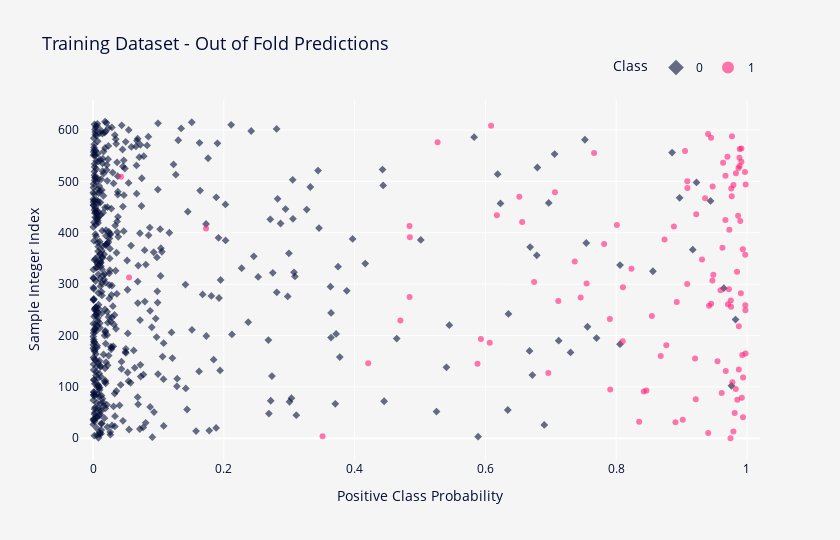

The code cell stored with this chart in its notebook:
### Code cell
y_proba_frame = pd.DataFrame(
    {
        "Sample Integer Index": np.arange(0, len(y)),
        "Positive Class Probability": y_proba_rescaled,
        "Class": y.values.astype(str),
    },
    index=y.index,
)

fig = px.scatter(
    y_proba_frame.reset_index(),
    x="Positive Class Probability",
    y="Sample Integer Index",
    symbol="Class",
    symbol_sequence=["diamond", "circle"],
    color="Class",
    color_discrete_sequence=["#010D36", "#FF2079"],
    category_orders={"Class": ("0", "1")},
    hover_data="Id",
    opacity=0.6,
    height=540,
    width=840,
    title="Training Dataset - Out of Fold Predictions",
)
fig.update_layout(
    font_color=FONT_COLOR,
    title_font_size=18,
    plot_bgcolor=BACKGROUND_COLOR,
    paper_bgcolor=BACKGROUND_COLOR,
    legend=dict(
        orientation="h",
        yanchor="bottom",
        xanchor="right",
        y=1.05,
        x=1,
        title="Class",
        itemsizing="constant",
    ),
    xaxis_range=[-0.02, 1.02],
)
fig.update_traces(marker_size=6)
fig.show()

### Figure 1 — Plotly figure (JSON) as saved in the notebook; plotly's stock layout.template omitted (floating-point values rounded to 4 significant figures; data arrays with more than 128 entries replaced by an {"elided": "..."} marker saying what was removed)
{"data": [{"customdata": {"elided": "509x1 str values"}, "hovertemplate": "Class=0<br>Positive Class Probability=%{x}<br>Sample Integer Index=%{y}<br>Id=%{customdata[0]}<extra></extra>", "legendgroup": "0", "marker": {"color": "#010D36", "opacity": 0.6, "size": 6, "symbol": "diamond"}, "mode": "markers", "name": "0", "orientation": "v", "showlegend": true, "type": "scatter", "x": {"elided": "509 float values"}, "xaxis": "x", "y": {"elided": "509 int values"}, "yaxis": "y"}, {"customdata": [["000ff2bfdfe9"], ["044fb8a146ec"], ["06055f3f6785"], ["06c0ddf265c5"], ["0e798fd4e6e7"], ["0f5fba133cb7"], ["103f611fdfc4"], ["1136a2966ed2"], ["1360fac6a227"], ["1bac22586f27"], ["1bcdc1af3458"], ["1ce075e25399"], ["228524bde6a3"], ["245a3f44cfc0"], ["24b40510d6a2"], ["2508534155a6"], ["26c79809c5ea"], ["2cddd2d70d72"], ["2f4e5de3de9c"], ["32c1d5bdae8d"], ["34a025893d36"], ["355bdddccdbd"], ["3924089e4396"], ["3a288ec2811f"], ["3bbe922b2cdb"], ["3e2d6dca77ec"], ["3f4bfe72745d"], ["401ca61716e4"], ["41216f6cee66"], ["463035913640"], ["46fe2d3b9e7b"], ["47e4c756d4a6"], ["49b8f248a42f"], ["582ef2696f72"], ["5c63c7b71282"], ["5d694ba9aa16"], ["5fe47095520d"], ["6468478fce4c"], ["667b389f278d"], ["67122d4bce03"], ["679465bb38ba"], ["67c8bfe99f1c"], ["67d932a88814"], ["68597a95792d"], ["68729b79859b"], ["687ebf4e5d7d"], ["6a2fa7569189"], ["6ab2d09883de"], ["6f5908450956"], ["72ee3bca17f6"], ["73483f848b67"], ["7445f4eac4de"], ["7830dec4b764"], ["785a0d3c4c41"], ["79b44ed25c29"], ["7af31043202c"], ["7cb9a95a62fc"], ["7f6d8841c044"], ["8065efe77fab"], ["81015c6c3404"], ["8803ec4462c1"], ["89a5ed9b71a8"], ["8ba157c016ba"], ["8ead0a51d11c"], ["8f5b7d4621da"], ["9230d1831db3"], ["96fbcce4f0c0"], ["98102929d244"], ["9ed6b861e9f7"], ["9ef1886b810c"], ["a082f422799b"], ["a20ba8577583"], ["a22a15853970"], ["a795db8ca395"], ["a7d4dd890a1b"], ["a92580fda1c3"], ["ac38de805eff"], ["acc1f36dca1c"], ["ad8e95777bf2"], ["b9856a5d8f13"], ["ba4443b0170c"], ["bbb1066a9afd"], ["c08f5a77f267"], ["c5c8ffd0c908"], ["c5cc9b3fa0b9"], ["c5f4dc4ae7fb"], ["c7f5064f4265"], ["c809ac237df8"], ["c9f71bcf8be0"], ["cf5439add02c"], ["cf84868cd1ce"], ["d0ecfae80796"], ["d1a9f56adc4a"], ["d3ce7974230c"], ["d482356ae08f"], ["d8dae19a0df0"], ["da1a5aec1818"], ["deaf77f02382"], ["dfa4ccdd5f4a"], ["e253dc2f97c0"], ["e52a2f7ad6a5"], ["e76aa8f0f2e7"], ["e7a607afea3d"], ["ed3486389307"], ["f16b095a433f"], ["f26ee0cee841"], ["f405c0b5836f"], ["fbb79ba9d642"]], "hovertemplate": "Class=1<br>Positive Class Probability=%{x}<br>Sample Integer Index=%{y}<br>Id=%{customdata[0]}<extra></extra>", "legendgroup": "1", "marker": {"color": "#FF2079", "opacity": 0.6, "size": 6, "symbol": "circle"}, "mode": "markers", "name": "1", "orientation": "v", "showlegend": true, "type": "scatter", "x": [0.9749, 0.351, 0.9408, 0.9793, 0.8908, 0.8352, 0.9019, 0.994, 0.9813, 0.9853, 0.9217, 0.9922, 0.9614, 0.8423, 0.8463, 0.7909, 0.9829, 0.9778, 0.9942, 0.6962, 0.9676, 0.9876, 0.5879, 0.4208, 0.955, 0.9207, 0.8681, 0.9929, 0.998, 0.8767, 0.6066, 0.81, 0.5931, 0.9876, 0.47, 0.7904, 0.8547, 0.9977, 0.9757, 0.942, 0.9976, 0.9709, 0.9453, 0.8927, 0.7115, 0.9754, 0.7457, 0.484, 0.9907, 0.9596, 0.9725, 0.8104, 0.9086, 0.7548, 0.6745, 0.9472, 0.05507, 0.9486, 0.9849, 0.8234, 0.7366, 0.9314, 0.9974, 0.9937, 0.9625, 0.7816, 0.874, 0.4845, 0.9731, 0.1727, 0.8883, 0.4839, 0.8011, 0.6563, 0.9898, 0.967, 0.9865, 0.6175, 0.9225, 0.9361, 0.6519, 0.9768, 0.7064, 0.976, 0.909, 0.9476, 0.9794, 0.9981, 0.9088, 0.04268, 0.9672, 0.9832, 0.997, 0.9871, 0.9888, 0.9635, 0.9916, 0.9885, 0.9702, 0.7662, 0.9054, 0.9889, 0.9916, 0.5269, 0.9452, 0.9771, 0.9406, 0.6087], "xaxis": "x", "y": [0, 4, 10, 13, 31, 32, 36, 41, 49, 75, 76, 79, 88, 91, 93, 95, 96, 109, 118, 127, 131, 134, 145, 146, 150, 155, 160, 162, 165, 181, 186, 189, 193, 218, 229, 232, 238, 249, 256, 258, 259, 261, 262, 265, 267, 268, 274, 275, 282, 288, 290, 294, 300, 301, 304, 307, 313, 318, 324, 330, 344, 348, 357, 368, 371, 378, 387, 391, 406, 408, 412, 413, 415, 421, 423, 425, 433, 434, 436, 467, 470, 471, 479, 486, 487, 490, 493, 494, 500, 509, 511, 516, 518, 526, 530, 536, 538, 546, 548, 555, 559, 563, 564, 576, 585, 588, 592, 608], "yaxis": "y"}], "layout": {"font": {"color": "#010D36"}, "height": 540, "legend": {"itemsizing": "constant", "orientation": "h", "title": {"text": "Class"}, "tracegroupgap": 0, "x": 1, "xanchor": "right", "y": 1.05, "yanchor": "bottom"}, "paper_bgcolor": "#F6F5F5", "plot_bgcolor": "#F6F5F5", "title": {"font": {"size": 18}, "text": "Training Dataset - Out of Fold Predictions"}, "width": 840, "xaxis": {"anchor": "y", "domain": [0, 1], "range": [-0.02, 1.02], "title": {"text": "Positive Class Probability"}}, "yaxis": {"anchor": "x", "domain": [0, 1], "title": {"text": "Sample Integer Index"}}}}
